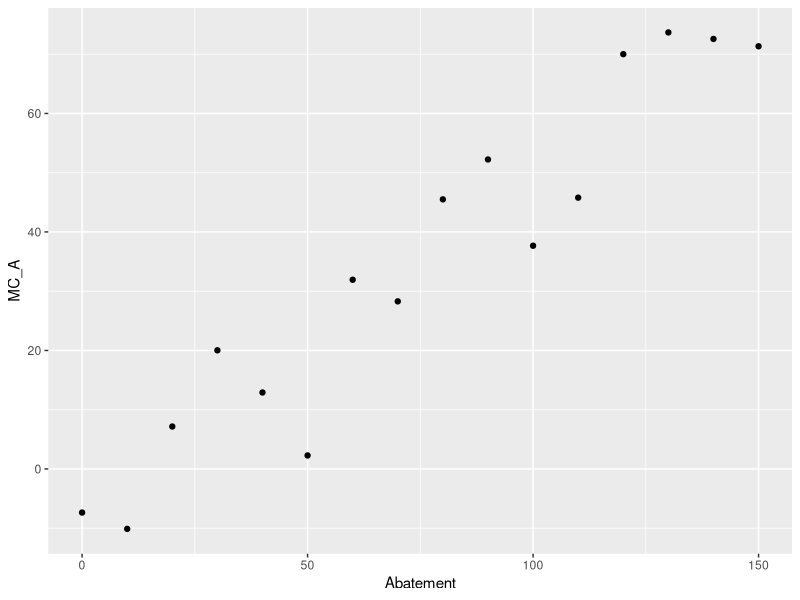
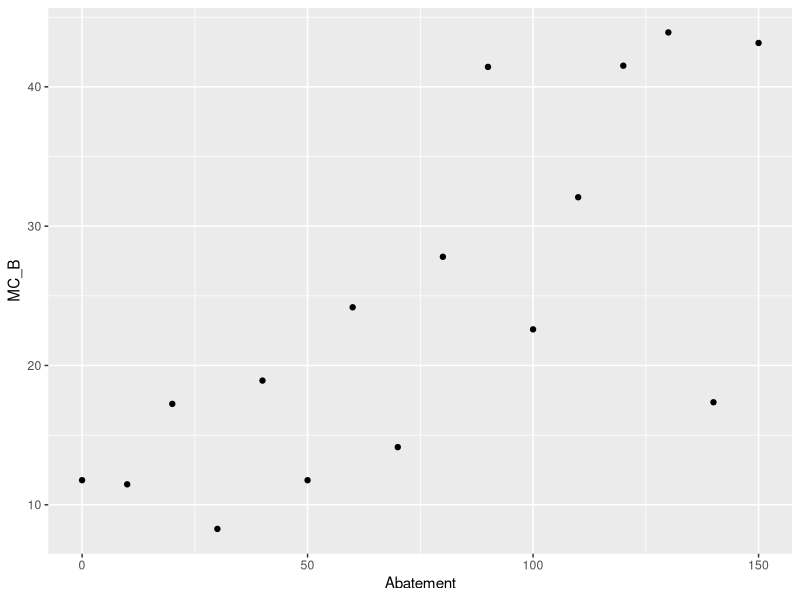
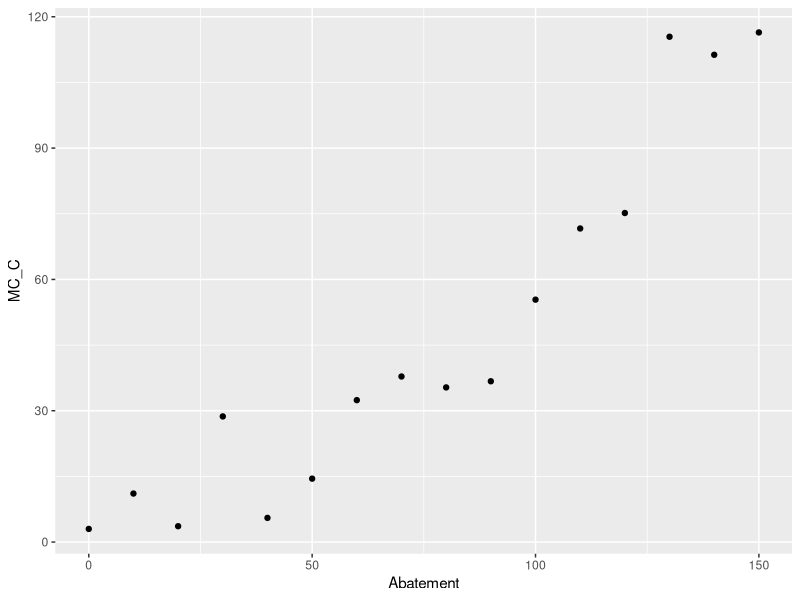
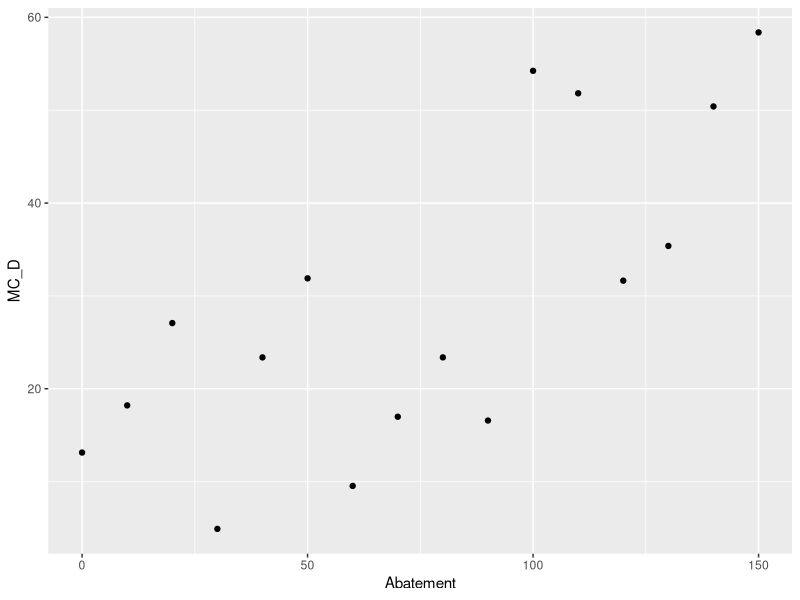

Write the R code that produced these figures, in order.
## ---- chunk 1
knitr::opts_chunk$set(echo = TRUE)
## ---- chunk 2

library(tidyverse)
library(reshape2)

carbon_abate <- read_csv("HW4Data.csv")

carbon_tidy <- melt(carbon_abate[c('Abatement',  'MC_A', 'MC_B', 'MC_C', 'MC_D')], id.vars = 1)

## ---- chunk 3
#Visualize the data

sector_A <- ggplot(carbon_abate, aes(x = Abatement, y = MC_A)) +
  geom_point()
sector_A

sector_B <- ggplot(carbon_abate, aes(x = Abatement, y = MC_B)) +
  geom_point()
sector_B

sector_C <- ggplot(carbon_abate, aes(x = Abatement, y = MC_C)) +
  geom_point()
sector_C

sector_D <- ggplot(carbon_abate, aes(x = Abatement, y = MC_D)) +
  geom_point()
sector_D


## ---- chunk 4
#Linear Models for each sector

model_A <- lm(MC_A ~ Abatement, data = carbon_abate)
summary(model_A)

model_B <- lm(MC_B ~ Abatement, data = carbon_abate)
summary(model_B)

model_C <- lm(MC_C ~ Abatement, data = carbon_abate)
summary(model_C)

model_D <- lm(MC_D ~ Abatement, data = carbon_abate)
summary(model_D)

## ---- chunk 5



## ---- chunk 6
#determine demand curves
